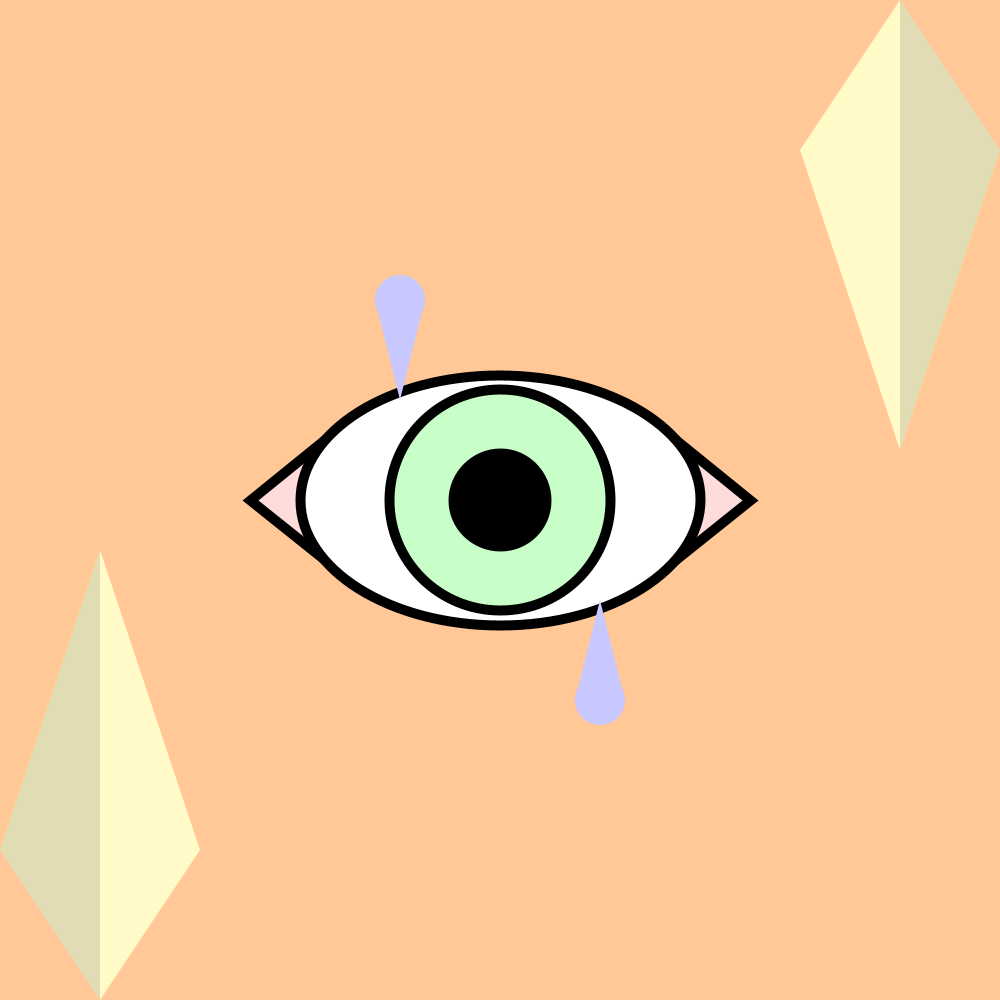
Frame 1 (no input)
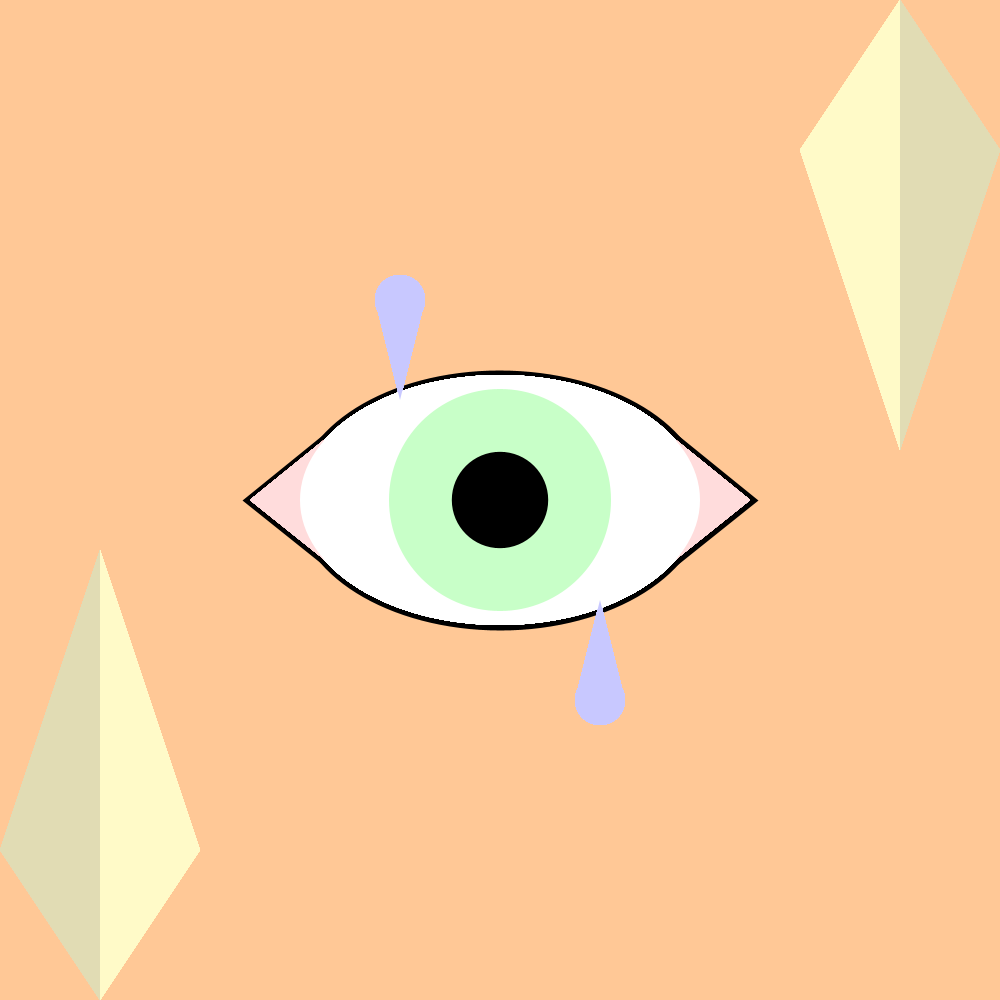
Frame 60 (the mouse pressed at the canvas centre just before this capture)
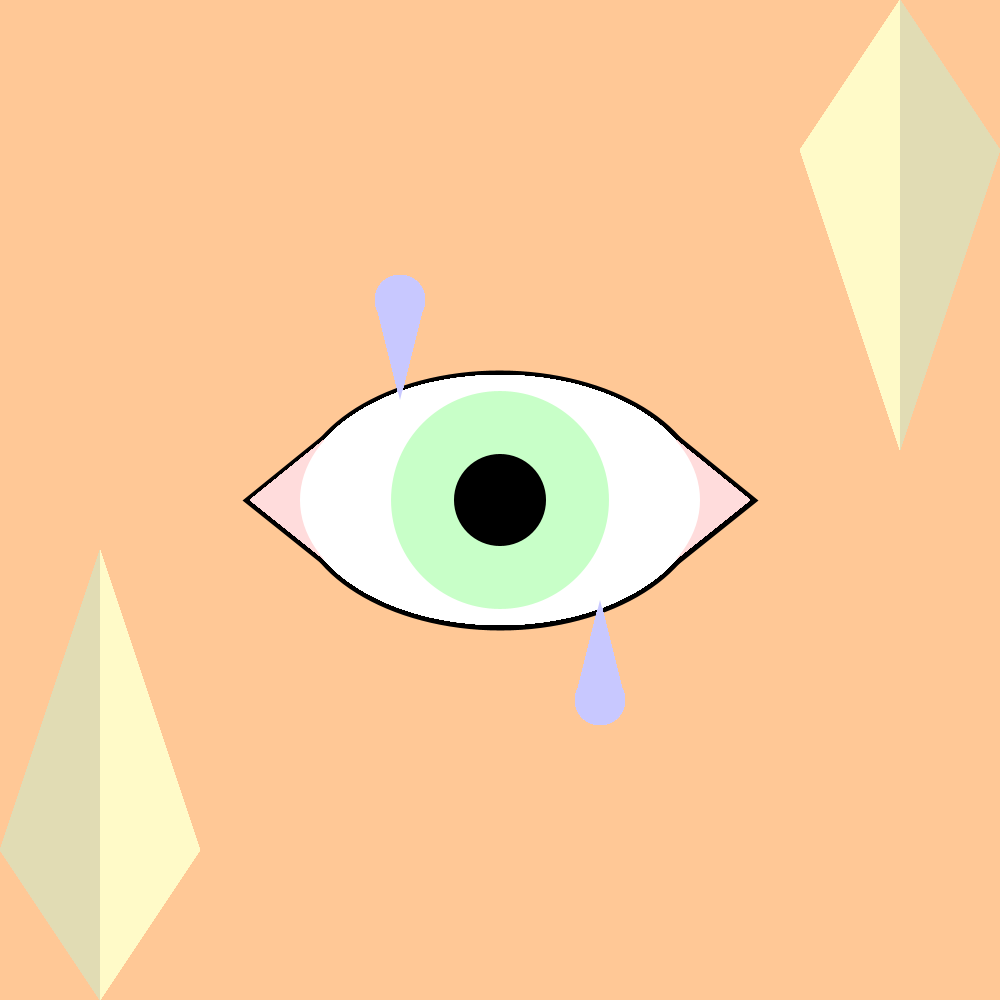
Frame 120 (the mouse held since frame 60 and released just before this capture)

The Processing sketch that drew these frames (run headless with seeded random() and noise(); from frame 60 on, the mouse is pressed at the canvas centre):

// Processing sketch: Tears_for_Fears
// ── Tears_for_Fears.pde
void setup(){
  
  size(1000, 1000);
  background(255, 200, 150);
  
}

void draw(){
  
     

   
     
      
      strokeWeight(10);
    fill(255, 220, 220);
    triangle(width/4, height/2, 324, 440, 325, 560);
    triangle(750, height/2, 676, 440, 675, 560);
    
    // I used this as a point of reference before implementing the triangles
    //line(250, height/2, 324, 440);
    //line(250, height/2, 325, 560);
    //line(750, height/2, 676, 440);
    //line(750, height/2, 675, 560);
    
    fill(255);
  arc(width/2, height/2, 400, 250, TAU * 0.5, TAU * 1.50);
  
    fill(200,255,200);
    circle(width/2, height/2, random(215,225));
    fill(0);
     circle(height/2, width/2, random(90,100));

// the tears
noStroke();
fill(200, 200, 255);
circle(600, 700, 50);
triangle(575, 700, 625, 700, 600, 600);
circle(400, 300, 50);
triangle(375, 300, 425, 300, 400, 400);

//nose
fill(255, 250, 200);
triangle(100, 550, 200, 850, 100, 1000);
fill(225, 220, 180);
triangle(100, 550, 0, 850, 100, 1000);
fill(255, 250, 200);
triangle(900, 450, 800, 150, 900, 0);
fill(225, 220, 180);
triangle(900, 450, width, 150, 900, 0);

save("tears for fears.png");

}
